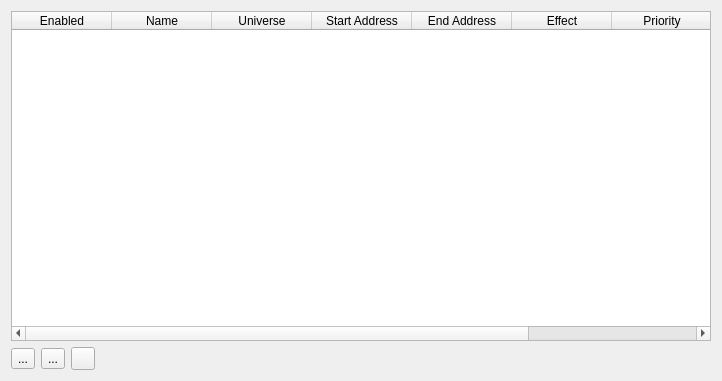
<?xml version="1.0" encoding="UTF-8"?>
<ui version="4.0">
 <class>MultiUniverse</class>
 <widget class="QWidget" name="MultiUniverse">
  <property name="geometry">
   <rect>
    <x>0</x>
    <y>0</y>
    <width>718</width>
    <height>381</height>
   </rect>
  </property>
  <property name="windowTitle">
   <string>Multi Universe Transmitter</string>
  </property>
  <property name="windowIcon">
   <iconset resource="../res/resources.qrc">
    <normaloff>:/icons/multi_universe.png</normaloff>:/icons/multi_universe.png</iconset>
  </property>
  <layout class="QVBoxLayout" name="verticalLayout">
   <item>
    <widget class="QTableWidget" name="tableWidget">
     <property name="minimumSize">
      <size>
       <width>700</width>
       <height>0</height>
      </size>
     </property>
     <property name="selectionMode">
      <enum>QAbstractItemView::SingleSelection</enum>
     </property>
     <property name="selectionBehavior">
      <enum>QAbstractItemView::SelectRows</enum>
     </property>
     <attribute name="horizontalHeaderStretchLastSection">
      <bool>true</bool>
     </attribute>
     <column>
      <property name="text">
       <string>Enabled</string>
      </property>
     </column>
     <column>
      <property name="text">
       <string>Name</string>
      </property>
     </column>
     <column>
      <property name="text">
       <string>Universe</string>
      </property>
     </column>
     <column>
      <property name="text">
       <string>Start Address</string>
      </property>
     </column>
     <column>
      <property name="text">
       <string>End Address</string>
      </property>
     </column>
     <column>
      <property name="text">
       <string>Effect</string>
      </property>
     </column>
     <column>
      <property name="text">
       <string>Priority</string>
      </property>
     </column>
     <column>
      <property name="text">
       <string>Control</string>
      </property>
     </column>
    </widget>
   </item>
   <item>
    <layout class="QHBoxLayout" name="horizontalLayout">
     <item>
      <widget class="QToolButton" name="btnAddRow">
       <property name="text">
        <string notr="true">...</string>
       </property>
       <property name="icon">
        <iconset resource="../res/resources.qrc">
         <normaloff>:/icons/add.png</normaloff>:/icons/add.png</iconset>
       </property>
      </widget>
     </item>
     <item>
      <widget class="QToolButton" name="btnRemoveRow">
       <property name="text">
        <string notr="true">...</string>
       </property>
       <property name="icon">
        <iconset resource="../res/resources.qrc">
         <normaloff>:/icons/remove.png</normaloff>:/icons/remove.png</iconset>
       </property>
      </widget>
     </item>
     <item>
      <widget class="QToolButton" name="btnAddMulti">
       <property name="text">
        <string notr="true"/>
       </property>
       <property name="icon">
        <iconset resource="../res/resources.qrc">
         <normaloff>:/icons/add_multi.png</normaloff>:/icons/add_multi.png</iconset>
       </property>
       <property name="popupMode">
        <enum>QToolButton::InstantPopup</enum>
       </property>
      </widget>
     </item>
     <item>
      <spacer name="horizontalSpacer">
       <property name="orientation">
        <enum>Qt::Horizontal</enum>
       </property>
       <property name="sizeHint" stdset="0">
        <size>
         <width>40</width>
         <height>20</height>
        </size>
       </property>
      </spacer>
     </item>
    </layout>
   </item>
  </layout>
 </widget>
 <resources>
  <include location="../res/resources.qrc"/>
 </resources>
 <connections/>
</ui>
